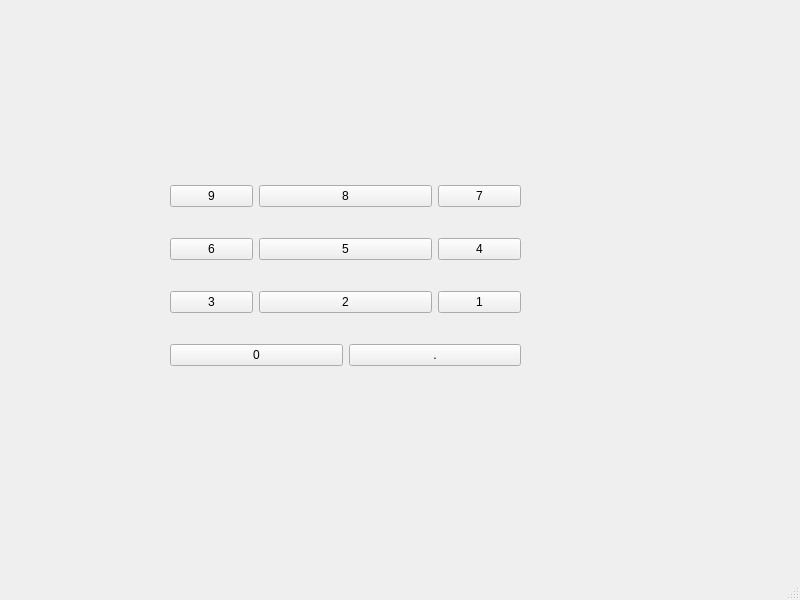
<?xml version="1.0" encoding="UTF-8"?>
<ui version="4.0">
 <class>MainWindow</class>
 <widget class="QMainWindow" name="MainWindow">
  <property name="geometry">
   <rect>
    <x>0</x>
    <y>0</y>
    <width>800</width>
    <height>600</height>
   </rect>
  </property>
  <property name="windowTitle">
   <string>MainWindow</string>
  </property>
  <widget class="QWidget" name="centralwidget">
   <widget class="QWidget" name="layoutWidget">
    <property name="geometry">
     <rect>
      <x>170</x>
      <y>160</y>
      <width>351</width>
      <height>231</height>
     </rect>
    </property>
    <layout class="QGridLayout" name="gridLayout">
     <item row="0" column="0">
      <widget class="QPushButton" name="pushButton">
       <property name="text">
        <string>9</string>
       </property>
      </widget>
     </item>
     <item row="0" column="1" colspan="2">
      <widget class="QPushButton" name="pushButton_2">
       <property name="text">
        <string>8</string>
       </property>
      </widget>
     </item>
     <item row="0" column="3">
      <widget class="QPushButton" name="pushButton_3">
       <property name="text">
        <string>7</string>
       </property>
      </widget>
     </item>
     <item row="1" column="0">
      <widget class="QPushButton" name="pushButton_6">
       <property name="text">
        <string>6</string>
       </property>
      </widget>
     </item>
     <item row="1" column="1" colspan="2">
      <widget class="QPushButton" name="pushButton_5">
       <property name="text">
        <string>5</string>
       </property>
      </widget>
     </item>
     <item row="1" column="3">
      <widget class="QPushButton" name="pushButton_4">
       <property name="text">
        <string>4</string>
       </property>
      </widget>
     </item>
     <item row="2" column="0">
      <widget class="QPushButton" name="pushButton_9">
       <property name="text">
        <string>3</string>
       </property>
      </widget>
     </item>
     <item row="2" column="1" colspan="2">
      <widget class="QPushButton" name="pushButton_8">
       <property name="text">
        <string>2</string>
       </property>
      </widget>
     </item>
     <item row="2" column="3">
      <widget class="QPushButton" name="pushButton_7">
       <property name="text">
        <string>1</string>
       </property>
      </widget>
     </item>
     <item row="3" column="0" colspan="2">
      <widget class="QPushButton" name="pushButton_10">
       <property name="text">
        <string>0</string>
       </property>
      </widget>
     </item>
     <item row="3" column="2" colspan="2">
      <widget class="QPushButton" name="pushButton_11">
       <property name="text">
        <string>.</string>
       </property>
      </widget>
     </item>
    </layout>
   </widget>
  </widget>
  <widget class="QMenuBar" name="menubar">
   <property name="geometry">
    <rect>
     <x>0</x>
     <y>0</y>
     <width>800</width>
     <height>22</height>
    </rect>
   </property>
  </widget>
  <widget class="QStatusBar" name="statusbar"/>
 </widget>
 <resources/>
 <connections/>
</ui>
